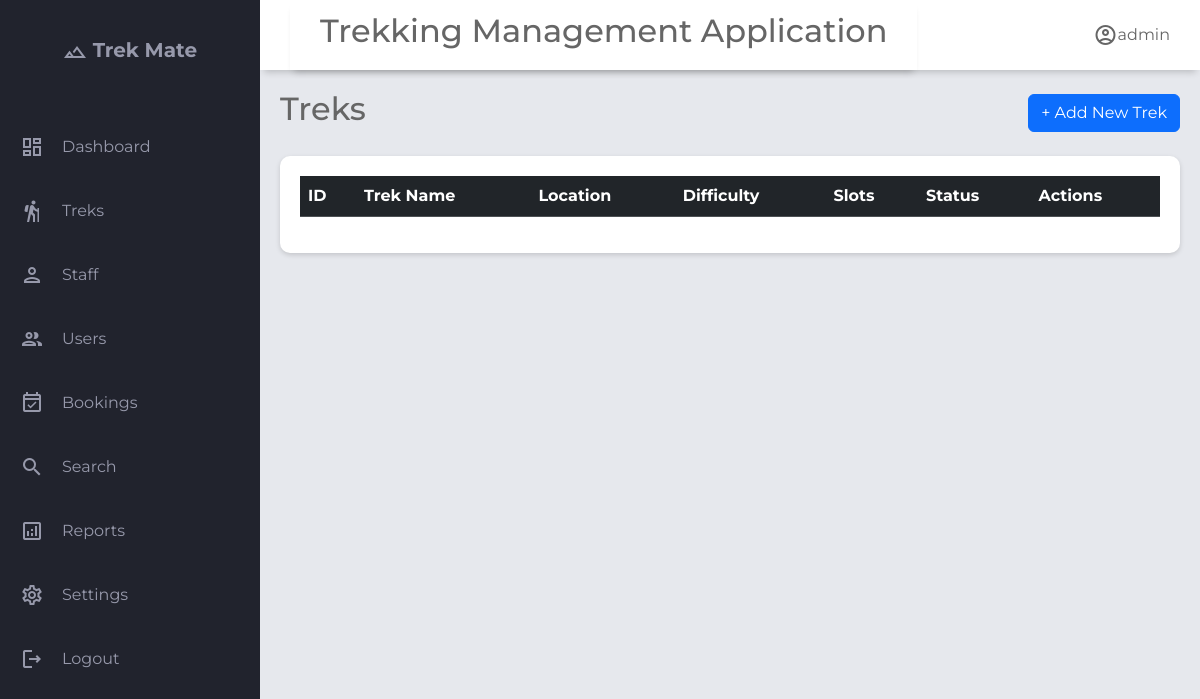
Before: /admin/treks with the older database file.
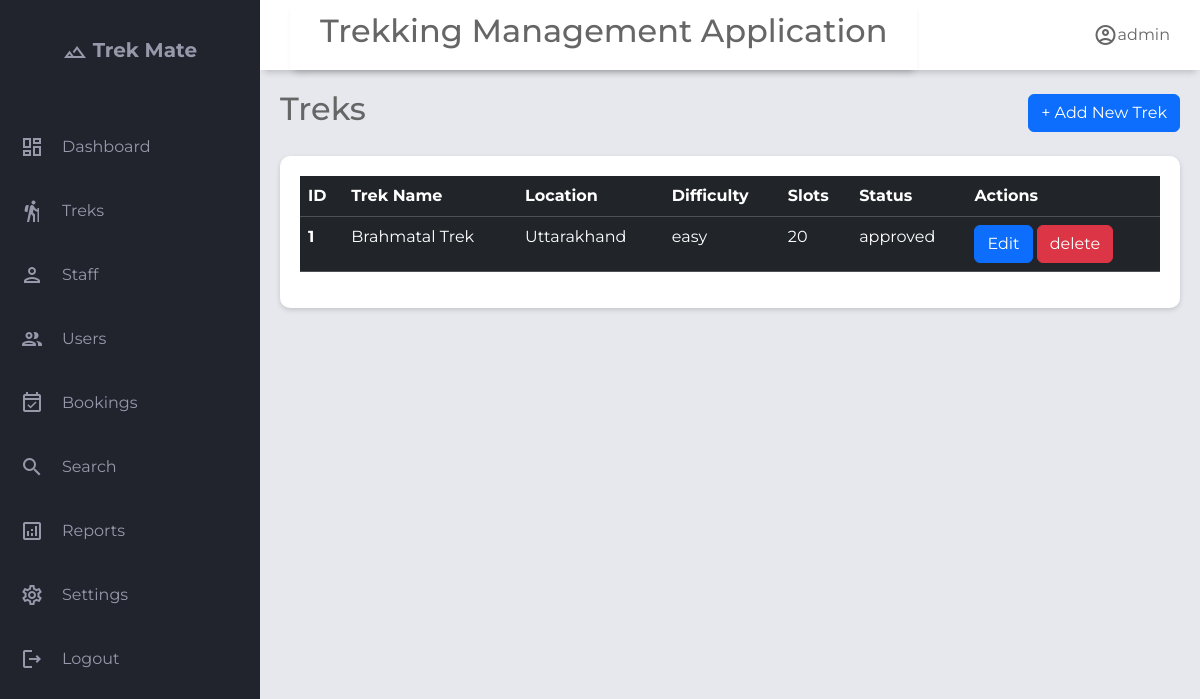
After: the same page with the newer database file.
### application/models.py (models this page shows)
class User(db.Model):
    __tablename__='user'
    id= db.Column(db.Integer, primary_key=True)
    username=db.Column(db.String(),unique=True,nullable=False)
    email=db.Column(db.String(),unique=True,nullable=False)
    password=db.Column(db.String(),nullable=False)
    full_name        = db.Column(db.String(), nullable=True)
    phone            = db.Column(db.String(), nullable=True)
    role=db.Column(Enum('admin','trek staff','trekker',name='user_role'),nullable=False,default='trekker')# admin | trek staff | trekker
    is_blacklisted=db.Column(db.Boolean,default=False)
    blacklist_reason=db.Column(db.Text,nullable=True)
    is_active=db.Column(db.Boolean,default=True)
    created_at       = db.Column(db.DateTime, default=db.func.now())
    updated_at       = db.Column(db.DateTime, onupdate=db.func.now())
    bookings=db.relationship('Booking',lazy=True, back_populates='user')
    staff_profile=db.relationship('Staff_profile',lazy=True,uselist=False,back_populates='user') #uselist= False means One-to-one (single object) while default it is one-to-many

class Trek(db.Model):
    __tablename__='trek'
    id              = db.Column(db.Integer, primary_key=True)
    name            = db.Column(db.String(), nullable=False)
    description     = db.Column(db.Text, nullable=True)
    location        = db.Column(db.String(), nullable=True)
    difficulty      = db.Column(db.String(), nullable=False, default='moderate')  # easy | moderate | hard
    duration_days   = db.Column(db.Integer, nullable=False)
    start_date      = db.Column(db.DateTime, nullable=True)
    end_date        = db.Column(db.DateTime, nullable=True)
    max_slots       = db.Column(db.Integer, nullable=False, default=20)
    available_slots = db.Column(db.Integer, nullable=False, default=20)
    price           = db.Column(db.Numeric, nullable=False, default=0.0)
    status          = db.Column(Enum('pending','approved','open','closed','completed','cancelled',name='trek_status'),nullable=False, default='pending')  # pending | approved | open | closed | completed | cancelled
    created_at      = db.Column(db.DateTime, default=db.func.now())
    updated_at      = db.Column(db.DateTime, onupdate=db.func.now())
    assigned_staffs=db.relationship('Staff_profile',secondary='trek_staff_assignment',lazy=True,back_populates='assigned_treks')#many to many relationship
    bookings=db.relationship('Booking',back_populates='trek',lazy=True)#one to many relationship as one trek can have multiple bookings but not other side, as one booking can belong to a single trek

### application/controller.py (the view)
@app.route("/admin/treks")
def manage_treks():
    treks=Trek.query.all()
    user=User.query.filter_by(role="admin").first()
    return render_template("admin_treks.html",treks=treks,user=user)

### templates/admin_treks.html (shortened to what this page needs)
{% extends "base.html" %}
{% block header_title %}
Treks
{% endblock %}
{% block header_button %}
<a class="btn btn-primary" href="/admin/add_treks" role="button"> + Add New Trek</a>
{% endblock %}
{% block content %}
<section class="table-section">
    <div class="table-content">
        <table class="table table-dark table-hover">
            <thead>
                <tr>
                    <th scope="col">ID</th>
                    <th scope="col">Trek Name</th>
                    <th scope="col">Location</th>
                    <th scope="col">Difficulty</th>
                    <th scope="col">Slots</th>
                    <th scope="col">Status</th>
                    <th scope="col">Actions</th>
                </tr>
            </thead>
            <tbody class="table-hover">
                {% for trek in treks %}
                <tr>
                    <th scope="row">{{trek.id}}</th>
                    <td>{{trek.name}}</td>
                    <td>{{trek.location}}</td>
                    <td>{{trek.difficulty}}</td>
                    <td>{{trek.available_slots}}</td>
                    <td>{{trek.status}}</td>
                    <td>
                        <a href="/update/{{trek.id}}/trek" class="btn btn-primary">Edit</a>
                        <a href="/delete/{{trek.id}}/trek" class="btn btn-danger">delete</a>
                    </td>
                </tr>
                {% endfor %}
            </tbody>
        </table>
    </div>
</section>
{% endblock %}

### templates/base.html (shortened to what this page needs)
<!DOCTYPE html>
<html lang="en">
<head>
    <link rel="stylesheet" href="https://cdn.jsdelivr.net/npm/bootstrap@5.3.8/dist/css/bootstrap.min.css">
    <link rel="stylesheet" href="{{ url_for('static',filename='style.css') }}">
</head>
<body>
    <div class="grid-container">
        <header class="header">
            <div class="header left">
                <h2>Trekking Management Application</h2>
            </div>
            <div class="header-right">
                <span class="material-icons-outlined">account_circle</span>{{user.username}}
            </div>
        </header>
        <aside id="sidebar">
            <div class="sidebar-title">
                <div class="sidebar-brand">
                    <span class="material-icons-outlined">filter_hdr</span> Trek Mate
                </div>
            </div>
            <ul class="sidebar-list">
                <li class="sidebar-list-item">
                    <span class="material-icons-outlined">dashboard</span> <a href="/admin">Dashboard</a>
                </li>
                <li class="sidebar-list-item">
                    <span class="material-icons-outlined">hiking</span> <a href="/admin/treks">Treks</a>
                </li>
                <li class="sidebar-list-item">
                    <span class="material-icons-outlined">person</span> <a href="/admin/staff">Staff</a>
                </li>
                <li class="sidebar-list-item">
                    <span class="material-icons-outlined">group</span> <a href="/admin/users">Users</a>
                </li>
                <li class="sidebar-list-item">
                    <span class="material-icons-outlined">event_available</span> <a href="/admin/bookings">Bookings</a>
                </li>
                <li class="sidebar-list-item">
                    <span class="material-icons-outlined">search</span> <a href="">Search</a>
                </li>
                <li class="sidebar-list-item">
                    <span class="material-icons-outlined">analytics</span><a href="">Reports</a>
                </li>
                <li class="sidebar-list-item">
                    <span class="material-icons-outlined">settings</span><a href="">Settings</a>
                </li>
                <li class="sidebar-list-item">
                    <span class="material-icons-outlined">logout</span><a href="/login">Logout</a>
                </li>
            </ul>
        </aside>
        <main class="main-container">
            <div class="main-title">
                <div>
                    <h2>{% block header_title %}Dashboard{% endblock %}</h2>
                </div>
                <div>
                    {% block header_button %}
                    {% endblock %}
                </div>
            </div>
            {% block content %}
            {% endblock %}
        </main>
    </div>
</body>
</html>

### static/style.css (style rules this page uses)
body { margin: 0; padding: 0; box-sizing: border-box; background-color: #e6e8ed; color: #666666; font-family: "Montserrat",sans-serif; }
.material-icons-outlined { vertical-align: middle; line-height: 1px; }
.grid-container { display: grid; grid-template-columns: 260px 1fr 1fr 1fr ; grid-template-rows: 0.2fr 3fr; grid-template-areas: "sidebar header header header" "sidebar main main main" ; height: 100vh; }
.header { grid-area: header; height: 70px; background-color: #ffffff; display: flex; align-items: center; justify-content: space-between; padding: 0 30px 0 30px; box-shadow: 0 6px 7px -4px rgba(0,0,0,0.2); }
#sidebar { grid-area: sidebar; height: 100%; background-color: #21232d; color: #9799ab; overflow-y: auto; transition: all 0.5s; }
.sidebar-title { display: flex; justify-content: center; align-items: center; padding: 20px 20px 20px 20px; margin-bottom: 30px; }
.sidebar-brand { margin-top: 15px; font-size: 20px; font-weight: 700; }
.sidebar-list { padding: 0; margin-top: 15px; list-style-type: none; width:100%; }
.sidebar-list-item { padding: 20px 20px 20px 20px; display: flex; align-items: center; width:100%; gap: 18px; border-radius:10px; transition:0.3s; }
.main-container { grid-area: main; overflow-y: auto; padding: 20px 20px; }
.main-title { display: flex; justify-content: space-between; align-items:center; }
.table-content { width: 100%; margin-top: 20px; background:white; border-radius:10px; padding:20px; box-shadow:0 2px 5px rgba(0,0,0,.15); }
table { width: 100%; border-collapse:collapse; }
th,td { padding:15px; text-align:left; }
thead { background:#f5f5f5; }

### templates/base.html (style rules this page uses)
a { text-decoration: none; color: #9799ab; }

Changed rows visible on the page:
added Trek: id "1", name "Brahmatal Trek", location "Uttarakhand", difficulty "easy", available_slots "20", status "approved"
